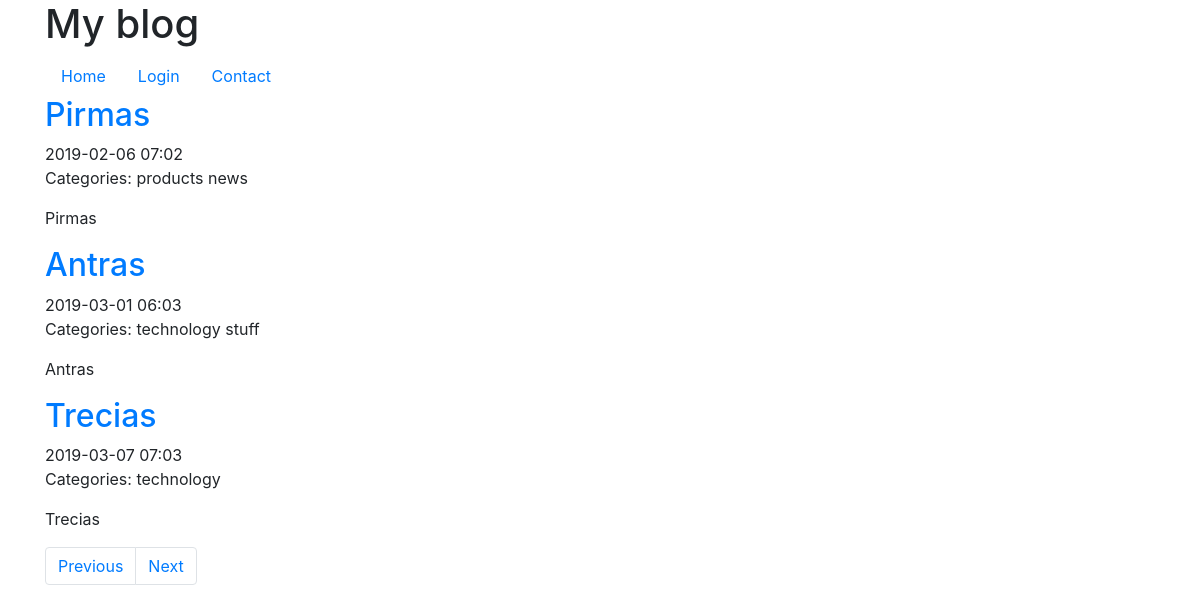
The page / on the database its author committed.
### tables this page shows
CREATE TABLE `article` (
  `id` int(11) NOT NULL,
  `title` varchar(128) NOT NULL,
  `content` longtext NOT NULL,
  `published_at` datetime DEFAULT NULL,
  `image_file` varchar(200) DEFAULT NULL
);

### classes/Auth.php (called while the page is built, shortened)
<?php
class Auth
{
    public static function isLoggedIn()
    {
        return (isset($_SESSION['is_logged_in']) && $_SESSION['is_logged_in']);
    }
}

### classes/Article.php (called while the page is built, shortened)
<?php
class Article
{
    public static function getPage($conn, $limit, $offset, $only_published = false)
    {
        $condition = $only_published ? ' WHERE published_at IS NOT NULL' : '';
        $sql = "SELECT a.*, category.name AS category_name
                FROM
                    (SELECT *
                    FROM article
                    $condition
                    ORDER BY published_at
                    LIMIT :limit
                    OFFSET :offset) AS a
                LEFT JOIN article_category
                ON a.id = article_category.article_id
                LEFT JOIN category
                ON article_category.category_id = category.id";
                $stmt = $conn->prepare($sql);
                $stmt->bindValue(':limit', $limit, PDO::PARAM_INT);
                $stmt->bindValue(':offset', $offset, PDO::PARAM_INT);
                $stmt->execute();
                $results = $stmt->fetchAll(PDO::FETCH_ASSOC);
                $articles = [];
                $previous_id = null;
                foreach ($results as $row) {
                    $article_id = $row['id'];
                    if ($article_id != $previous_id) {
                        $row['category_names'] = [];
                        $articles[$article_id] = $row;
                    }
                    $articles[$article_id]['category_names'][] = $row['category_name'];
                    $previous_id = $article_id;
                }
        return $articles;
    }
    public static function getTotal($conn, $only_published = false)
    {
        $condition = $only_published ? ' WHERE published_at IS NOT NULL' : '';
        return $conn->query("SELECT COUNT(*) FROM article$condition")->fetchColumn();
    }
}

### classes/Paginator.php (called while the page is built, shortened)
<?php
class Paginator
{
    public function __construct($page, $records_per_page, $total_records)
    {
        $this->limit = $records_per_page;
        $page = filter_var($page, FILTER_VALIDATE_INT, [
          'options' => [
              'default' => 1,
              'min_range' => 1
          ]
        ]);
        $this->previous = $page - 1;
        $total_pages = ceil($total_records / $records_per_page);
        $this->offset = $records_per_page * ($page - 1);
    }
}

### index.php (the view, shortened to what this page needs)
<?php
$conn = require 'includes/db.php';
$paginator = new Paginator($_GET['page'] ?? 1, 3, Article::getTotal($conn, true));
$articles = Article::getPage($conn, $paginator->limit, $paginator->offset, true);
?>
<?php require 'includes/header.php'; ?>
<?php if (empty($articles)): ?>
    <p>No articles found.</p>
<?php else: ?>
    <ul id="index">
        <?php foreach ($articles as $article): ?>
            <li>
                <article>
                    <h2><a href="article.php?id=<?= $article['id']; ?>">
                       <?= htmlspecialchars($article['title']); ?></a></h2>
                    <time datetime="><?= $article['published_at'] ?>">
                    <?php
                        $datetime = new DateTime($article['published_at']);
                        echo $datetime->format('Y-m-d h:m') ;
                    ?></time>
                    <?php if ($article['category_names']): ?>
                        <p>Categories:
                            <?php foreach ($article['category_names'] as $name): ?>
                                <?= htmlspecialchars($name); ?>
                            <?php endforeach; ?>
                        </p>
                    <?php endif; ?>
                    <p><?= htmlspecialchars($article['content']); ?></p>
                </article>
            </li>
        <?php endforeach; ?>
    </ul>
<?php require 'includes/pagination.php'; ?>
<?php endif; ?>
<?php require 'includes/footer.php'; ?>

### includes/header.php (shortened to what this page needs)
<!DOCTYPE html>
<html lang="en">
<head>
    <link rel="stylesheet" href="https://stackpath.bootstrapcdn.com/bootstrap/4.2.1/css/bootstrap.min.css"
>
    <link rel="stylesheet" href="/css/datetimepicker.css">
    <link rel="stylesheet" href="/css/styles.css">
</head>
<body>
    <div class="container">
    <header>
        <h1>My blog</h1>
    </header>
    <nav>
      <ul class="nav">
          <li class="nav-item"><a class="nav-link" href="/">Home</a></li>
          <?php if (Auth::isLoggedin()) : ?>
              <li class="nav"><a class="nav-link" href="/admin">Admin</a></li>
              <li class="nav"><a class="nav-link"href="/logout.php">Logout</a></li>
          <?php else : ?>
              <li class="nav"><a class="nav-link" href="/login.php">Login</a></li>
          <?php endif; ?>
          <li class="nav-item"><a class="nav-link" href="/contact.php">Contact</a></li>
      </ul>
    </nav>
    <main>

### includes/pagination.php
<?php $base = strtok($_SERVER["REQUEST_URI"], '?'); ?>
<nav>
    <ul class="pagination">
        <li class="page-item">
            <?php if ($paginator->previous): ?>
                <a class="page-link" href="<?= $base; ?>?page=<?= $paginator->previous; ?>">Previous</a>
            <?php else: ?>
                <span class="page-link">Previous</span>
            <?php endif; ?>
        </li>
        <li class="page-item">
            <?php if ($paginator->next): ?>
                <a class="page-link" href="<?= $base; ?>?page=<?= $paginator->next; ?>">Next</a>
            <?php else: ?>
                <span class="page-link">Next</span>
            <?php endif; ?>
        </li>
    </ul>
</nav>

### includes/footer.php (shortened to what this page needs)
    </main>
    </div>
</body>
</html>

### css/styles.css (style rules this page uses)
ul#index { padding-left: 0; list-style-type: none; }

### rows shown on the page
article: title "Pirmas", published_at "2019-02-06 07:02", name "products", name "news", content "Pirmas"
article: title "Antras", published_at "2019-03-01 06:03", name "technology", name "stuff", content "Antras"
article: title "Trecias", published_at "2019-03-07 07:03", name "technology", content "Trecias"
